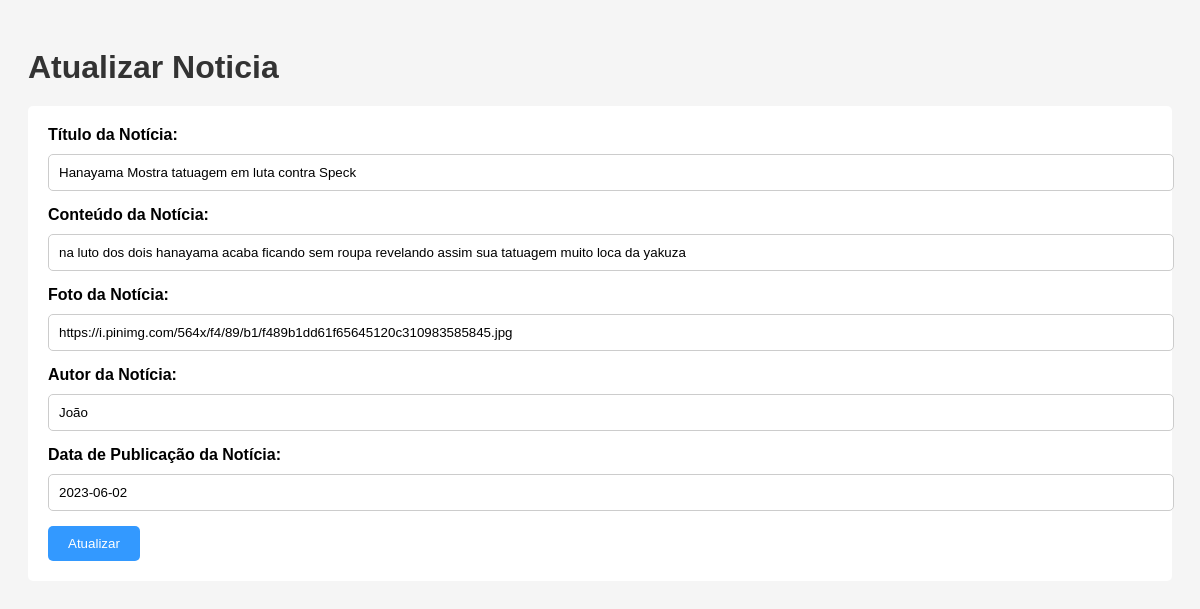
Screenshot of /atualizar.php?id=16 with the database file from the repository.
### tables this page shows
CREATE TABLE `noticias` (
  `id` int(11) NOT NULL,
  `titulo_noticia` varchar(255) NOT NULL,
  `conteudo_noticia` varchar(255) NOT NULL,
  `foto_noticia` varchar(255) NOT NULL,
  `autor_noticia` varchar(255) NOT NULL,
  `data_publicacao_noticia` varchar(255) NOT NULL
);

### atualizar.php (the view, shortened to what this page needs)
<?php
include 'db.php';
$id = $_GET['id'];
$stmt = $pdo->prepare('SELECT * FROM noticias WHERE id = ?');
$stmt->execute([$id]);
$appointment = $stmt->fetch(\PDO::FETCH_ASSOC);
$titulo_noticia = $appointment['titulo_noticia'];
$conteudo_noticia = $appointment['conteudo_noticia'];
$foto_noticia = $appointment['foto_noticia'];
$autor_noticia = $appointment['autor_noticia'];
$data_publicacao_noticia = $appointment['data_publicacao_noticia'];
?>
<!DOCTYPE html>
<html lang="pt-BR">
<head>
    <link rel="stylesheet" href="atualizar.css">
</head>
<body>
    <h1>Atualizar Noticia</h1>
    <form method="post">
        <label for="titulo_noticia">Título da Notícia:</label>
        <input type="text" name="titulo_noticia" value="<?php echo $titulo_noticia; ?>" required><br>
        <label for="conteudo_noticia">Conteúdo da Notícia:</label>
        <input type="text" name="conteudo_noticia" value="<?php echo $conteudo_noticia; ?>" required><br>
        <label for="foto_noticia">Foto da Notícia:</label>
        <input type="text" name="foto_noticia" value="<?php echo $foto_noticia; ?>" required><br>
        <label for="autor_noticia">Autor da Notícia:</label>
        <input type="text" name="autor_noticia" value="<?php echo $autor_noticia; ?>" required><br>
        <label for="data_publicacao_noticia">Data de Publicação da Notícia:</label>
        <input type="text" name="data_publicacao_noticia" value="<?php echo $data_publicacao_noticia; ?>" required><br>
        <button type="submit">Atualizar</button>
    </form>
</body>
</html>

### atualizar.css (style rules this page uses)
body { font-family: Arial, sans-serif; background-color: #f5f5f5; padding: 20px; }
h1 { color: #333; margin-bottom: 20px; }
form { background-color: #fff; padding: 20px; border-radius: 5px; }
label { display: block; margin-bottom: 10px; font-weight: bold; }
input[type="text"] { width: 100%; padding: 10px; border: 1px solid #ccc; border-radius: 5px; margin-bottom: 15px; }
button[type="submit"] { background-color: #3399ff; color: #fff; border: none; padding: 10px 20px; border-radius: 5px; cursor: pointer; }

### rows the page displays
noticias: titulo_noticia "Hanayama Mostra tatuagem em luta contra Speck", conteudo_noticia "na luto dos dois hanayama acaba ficando sem roupa revelando assim sua tatuagem muito loca da yakuza", foto_noticia "https://i.pinimg.com/564x/f4/89/b1/f489b1dd61f65645120c310983585845.jpg", autor_noticia "João", data_publicacao_noticia "2023-06-02"
